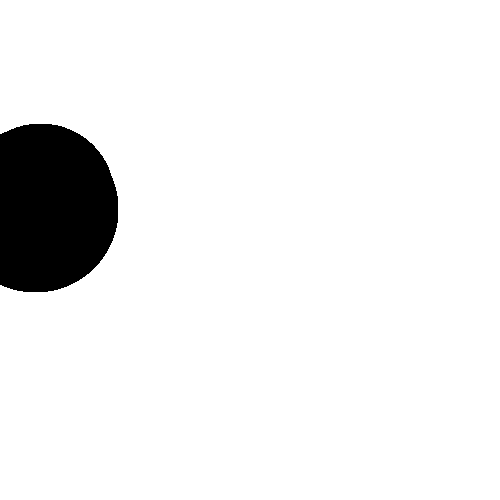
Frame 1 (no input)
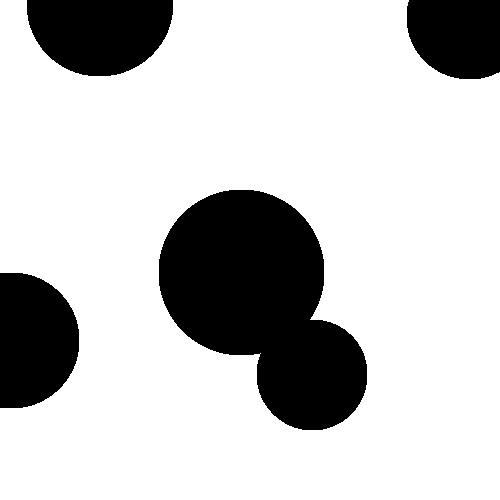
Frame 60 (the mouse pressed at the canvas centre just before this capture)
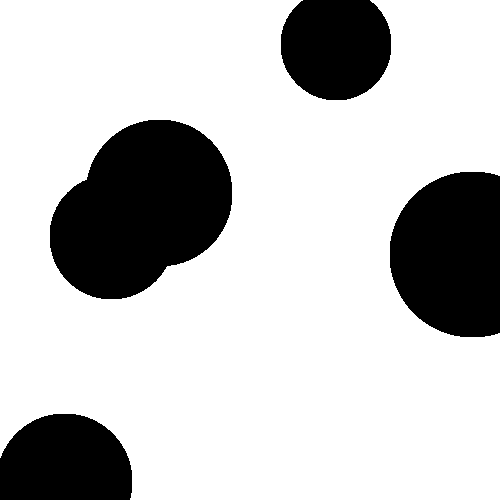
Frame 120 (the mouse held since frame 60 and released just before this capture)

The Processing sketch that drew these frames (run headless with seeded random() and noise(); from frame 60 on, the mouse is pressed at the canvas centre):

// Processing sketch: sketch_20151027_shape_metaball
// ── sketch_20151027_shape_metaball.pde
PShape testsvg;
PShape boo;

float blurRadius = 0;
float threshouldRecio = 1;

Ball[] balls;

boolean applyFilter = true;

void setup() {
  size(500, 500);
  frameRate(30);
  
  int maxSpeed = 10;
  int numBalls = 5;
  
  balls = new Ball[numBalls];
  
  for (int i = 0; i<numBalls; i++) {
    balls[i] = new Ball(
      int(random(100) + 100),
      new PVector(40, 200),
      new PVector(random(-maxSpeed, maxSpeed), random(-maxSpeed, maxSpeed))
      );
  }
}
void draw(){
  background(255);
  
  for (int i = 0; i<balls.length; i++) {
    Ball ball = balls[i];
    
    ball.update();
    ball.draw();
  }
  
  if(applyFilter) {
    filter(BLUR, blurRadius);
    filter(THRESHOLD, threshouldRecio);
  }
}

void mouseClicked() {
  applyFilter = !applyFilter;
}
void mouseMoved() {
  blurRadius      = mouseX * 0.02;
  threshouldRecio = min(mouseY * 0.003, 1);
}
// ── Ball.pde
class Ball {
  int _radius;
  PVector _position;
  PVector _speed;
  
  Ball( int radius, PVector position, PVector speed) {

    _position = position;
    _radius = radius;
    _speed = speed;
  }

  void update() {
    _position.add(_speed);
    
    if(width < _position.x || 0 > _position.x)  {
      _speed.x *= -1;
    }
    if(height < _position.y ||0 > _position.y)  {
      _speed.y *= -1;
    }
  }
  
  void draw() {
    fill(0);
    ellipse(_position.x, _position.y, _radius, _radius);
  }
}
